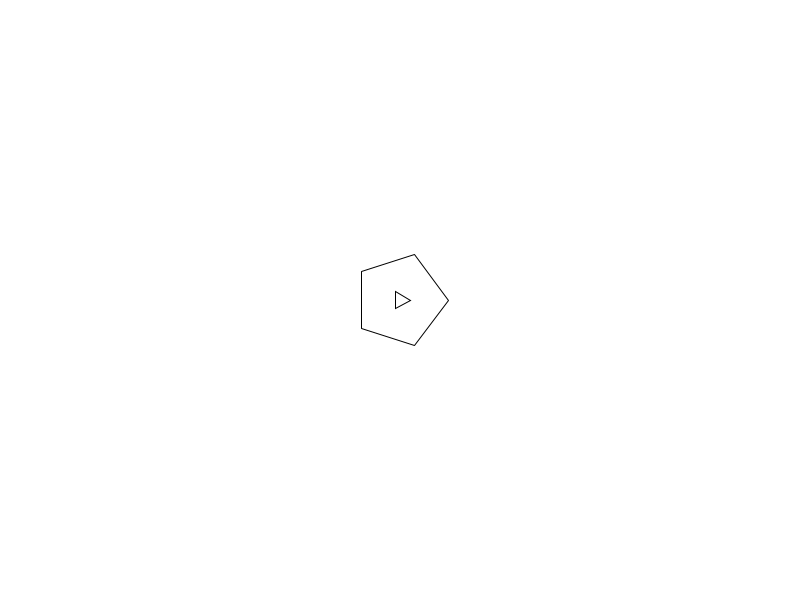
Frame 1 (no input)
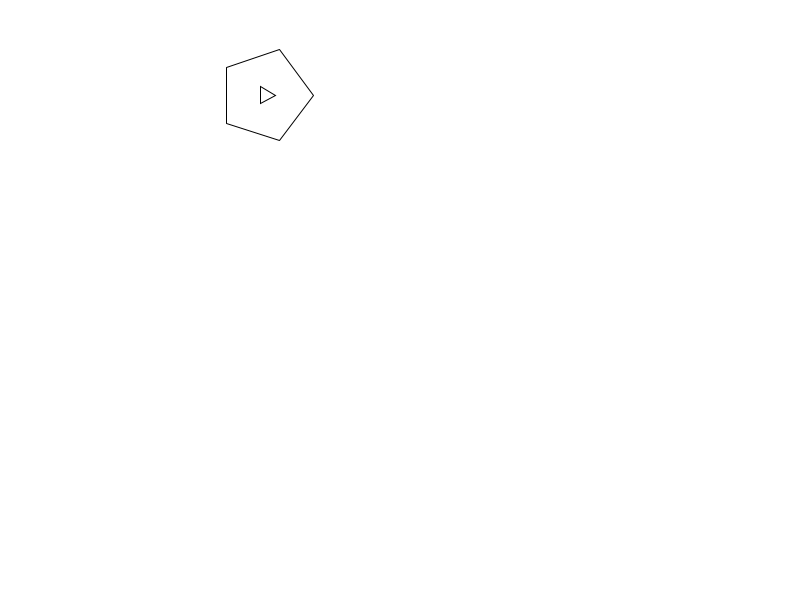
Frame 60 (the mouse pressed at the canvas centre just before this capture)
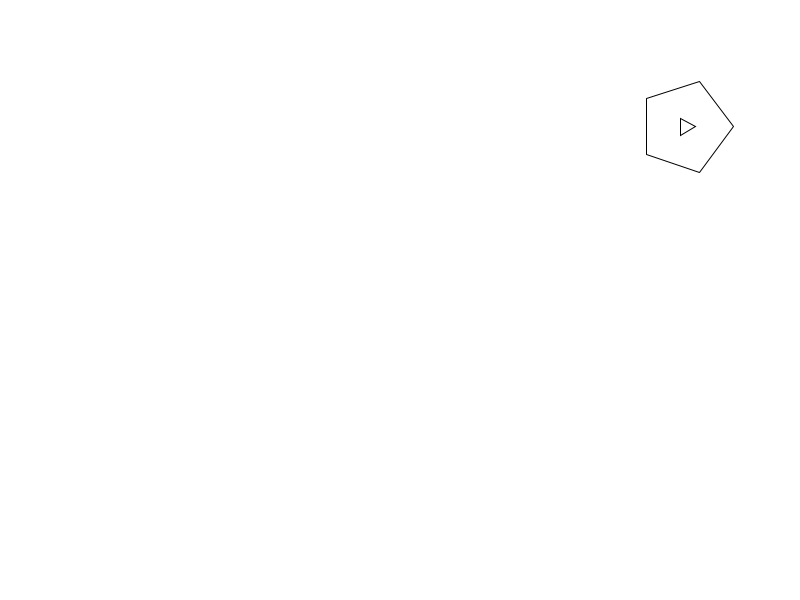
Frame 120 (the mouse held since frame 60 and released just before this capture)

The Processing sketch that drew these frames (run headless with seeded random() and noise(); from frame 60 on, the mouse is pressed at the canvas centre):

// Processing sketch: polygonFunction
// ── polygonFunction.pde
float x,y;
float speedX=15, speedY=15.75;
float radius = 30;
void setup(){
  size(800,600);
  x = width/2;
  y = height/2;
}

void draw() {
  background(255);
  //polygon(float radius,int sides,float strokeWt, color fillCol)
  polygon(24,5,3,color(245,128,0));
  polygon(5,3,2,color(245,128,0));
  //speedX = speedX+1;
  x = x + speedX;
  y = y + speedY;
  checkCollisions();
  //println(frameRate);
  }
  
  void checkCollisions() {
      if(x > width - radius) {
    speedX = speedX * -1;
      }
  if(x < radius) {
    speedX = speedX * -1;
      }
      
  if(y > height - radius) {
    speedY = speedY * -1;
  }
  if(y < radius) {
    speedY = speedY * -1;
  }
    
  }
  

// ── polygon.pde
  void polygon(float radius,int sides,float strokeWt, color fillCol) {
     //local variables in this function hide the global ones because we are re-declaring them
     float theta  = 0;
     float rotAmount = TWO_PI/sides;
     //fill(fillCol);
     beginShape();
     float x2=0, y2=0;
     for(int i = 0; i < sides; i += 1 ) { 
       x2 = x + cos(theta)*radius*2;
       y2 = y + sin(theta)*radius*2;
       vertex(x2,y2);
       theta += rotAmount;
     }
     endShape(CLOSE);
  }
